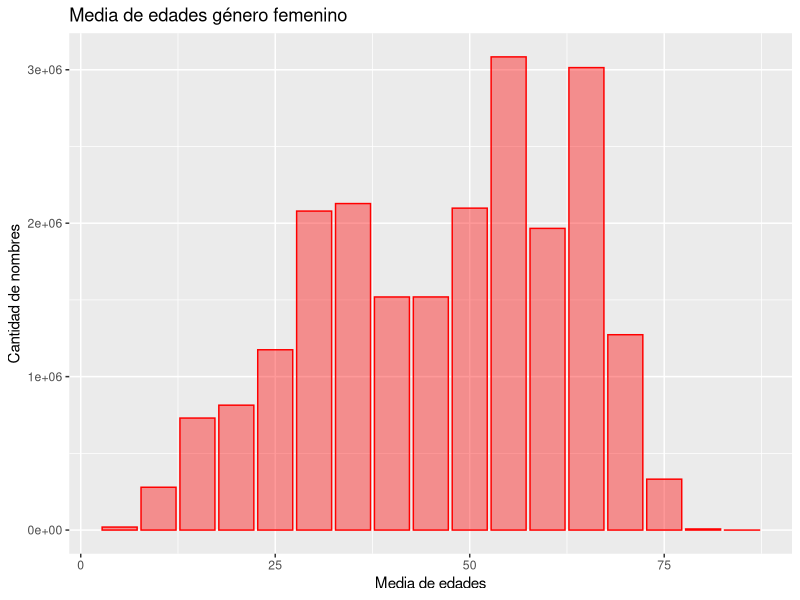
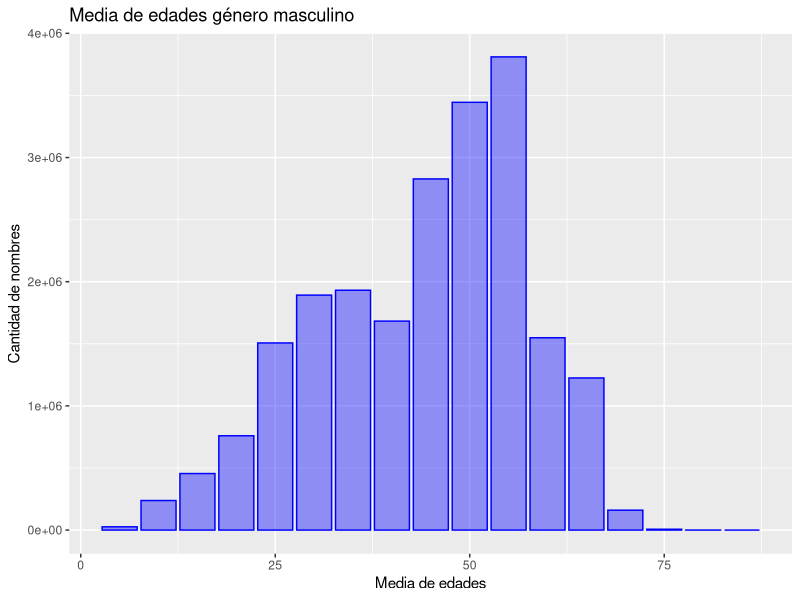
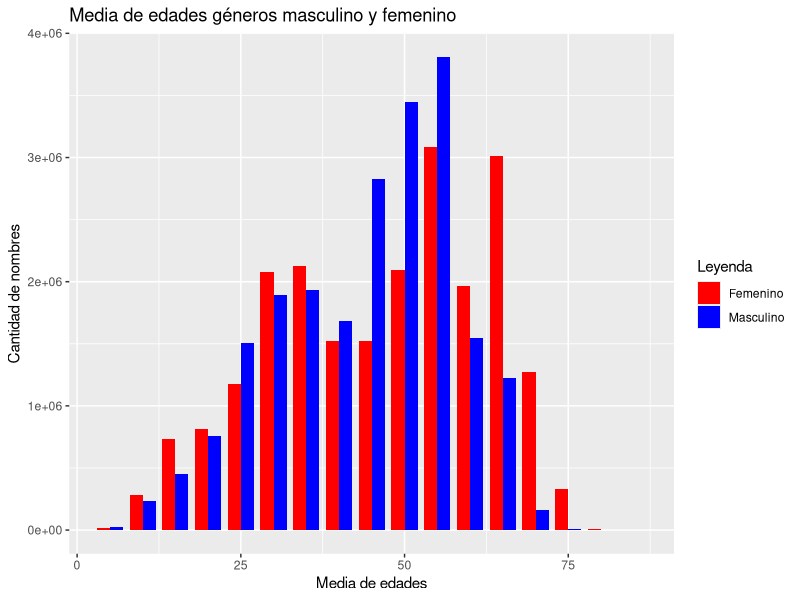
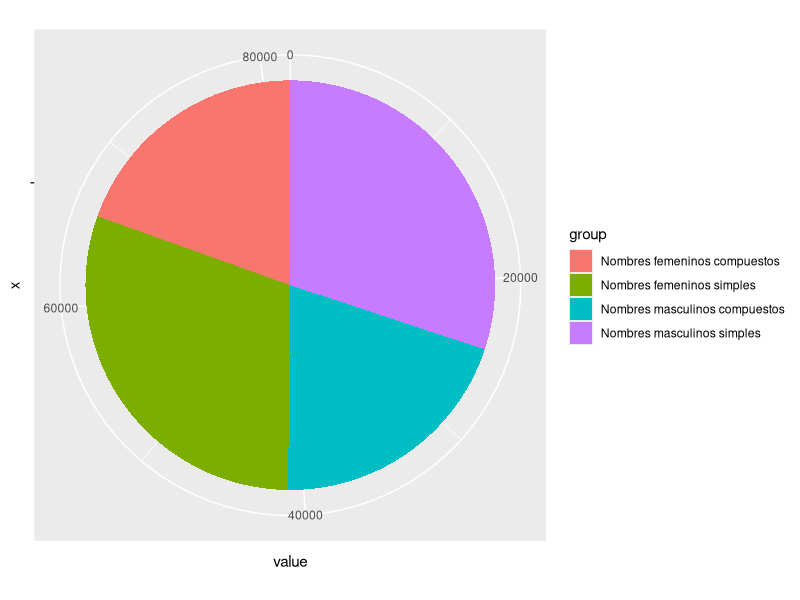
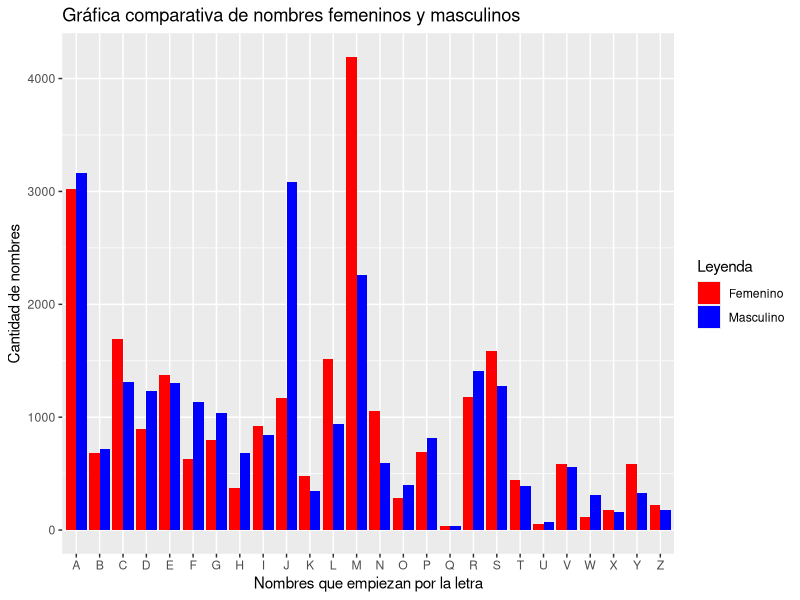
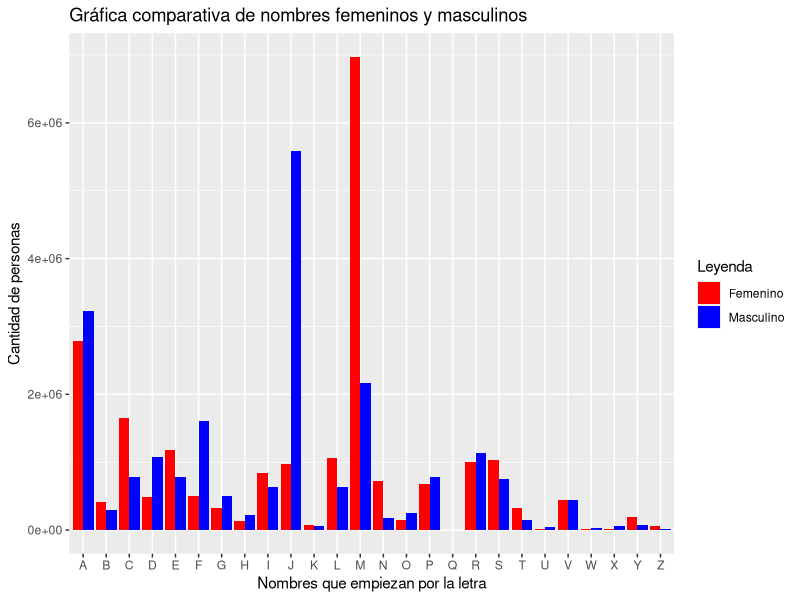

Recreate these plots in R, in order.
## ---- chunk 1
library(ggplot2)
library(knitr)
library(reshape2)
library(dplyr)

get_frecuency_range <- function(df, gender) {
  vector <- seq(5, 85, by=5)
  new_data_frame <- data.frame(mean_age = numeric(), female_count = numeric())
  
  for (index in seq_along(vector)) {
    new_data_frame <- rbind(new_data_frame, data.frame(
      gender = gender,
      mean_age = vector[index],
      frecuency = sum(df[df$mean_age >= (vector[index] - 5) & df$mean_age < vector[index], ]$frequency)))    
  }

  return (new_data_frame)
}

split_dataframe_name <- function (df, vec_sep) {
  df_struct <- data.frame(name <- character(), frequency <- numeric())
  df_split <- transform(df, names = colsplit(name, ' ', names = vec_sep))
  return (df_split)
}

join_dataframe_name <- function (df, vec_sep) {
  df_struct <- data.frame(name <- character(), frequency <- numeric())
  
  for (element in vec_sep) {
    column_name <- paste('names.', element, sep='')
    df_struct <- rbind(df_struct, data.frame(
      name=df[nchar(df[, column_name]) > 0, ][, column_name],
      frequency=df[nchar(df[, column_name]) > 0, ]$frequency))
  }
  return (df_struct)
}

group_dataframe_name <- function (df) {
  return (aggregate(df['frequency'], df['name'], FUN=sum))
}

count_ocurrency_letter <- function(df, letter) {
    return (nrow(df[grep(paste('^', letter, sep=''), df$name), ]))
}

sum_frequency_letter <- function(df, letter) {
    return (sum(df[grep(paste('^', letter, sep=''), df$name), ]$frequency))
}

format_number <- function (number) {
  return (format(number, digits=9, big.mark=" ", small.interval=3))
}

vector_sep <- seq(1, 3)

female_data <- read.csv('female_names.csv', header = TRUE)
male_data <- read.csv('male_names.csv', header = TRUE)

split_female_names <- split_dataframe_name(female_data, vector_sep)
split_male_names <- split_dataframe_name(male_data, vector_sep)

# Ejercicio 1.
# Simplemente sacamos la fila donde se encuentra la mayor frecuencia, para femenino y masculino
female_max <- female_data[which.max(female_data$frequency), ]
male_max <- male_data[which.max(male_data$frequency), ]

# Ejercicio 2.
# Ejecutamos la función get_frecuency_range, para separar el gráfico de 5 en 5
female_frequency_range <- get_frecuency_range(female_data, 'female')
male_frequency_range <- get_frecuency_range(male_data, 'male')
female_male_frequency_range <- rbind(female_frequency_range, male_frequency_range)

# Ejercicio 3.
# Ejecutaos nrow para los nombres 1, 2 y 3, al final sumamos los compuestos.
simple_female_names <- nrow(split_female_names[nchar(split_female_names$names.1) > 0, ])
composite_female_names_2 <- nrow(split_female_names[nchar(split_female_names$names.2) > 0, ])
composite_female_names_3 <- nrow(split_female_names[nchar(split_female_names$names.3) > 0, ])
total_female_compound_names <- composite_female_names_2 + composite_female_names_3

simple_male_names <- nrow(split_male_names[nchar(split_male_names$names.1) > 0, ])
composite_male_names_2 <- nrow(split_male_names[nchar(split_male_names$names.2) > 0, ])
composite_male_names_3 <- nrow(split_male_names[nchar(split_male_names$names.3) > 0, ])
total_male_compound_names <- composite_male_names_2 + composite_male_names_3

# Ejercicio 4.
# Se construye un dataframe con los valores calculados en el ejercicio 3.
simple_compound_names <- data.frame(group = c('Nombres femeninos simples', 'Nombres femeninos compuestos', 'Nombres masculinos simples', 'Nombres masculinos compuestos'), value = c(simple_female_names, total_female_compound_names, simple_male_names, total_male_compound_names))

# Ejercicio 5.
# Se crea un dataframe con el conteo de las letras para los nombres femeninos y masculinos
count_letters <- data.frame(letter <- character(), total_female <- numeric(), total_male <- numeric())
for (letter in LETTERS) {
    count_letters <- rbind(count_letters, data.frame(
        letter = letter,
        total_female = count_ocurrency_letter(female_data, letter),
        total_male = count_ocurrency_letter(male_data, letter)))
}
count_letters_revert <- melt(count_letters, id.vars = 'letter', value.name = 'total')

# Ejercicio 6.
# Al igual que el ejercicio 5 se realiza un dataframe y se itera por las letras y se van añadiendo los totales
sum_frequency <- data.frame(letter <- character(), total_female <- numeric(), total_male <- numeric())
for (letter in LETTERS) {
    sum_frequency <- rbind(sum_frequency, data.frame(
        letter = letter,
        total_female = sum_frequency_letter(female_data, letter),
        total_male = sum_frequency_letter(male_data, letter)))
}
sum_frequency_revert <- melt(sum_frequency, id.vars = 'letter', value.name = 'total')

# Ejercicio 7.
join_female_data <- join_dataframe_name(split_female_names, vector_sep)
join_male_data <- join_dataframe_name(split_male_names, vector_sep)

new_female_data <- group_dataframe_name(join_female_data)
new_male_data <- group_dataframe_name(join_male_data)

# Ejercicio 8.
# Organizamos en forma descendente por la frecuencia el nuevo set de datos e imprimimos hasta 10
female_top_10 <- head(new_female_data[order(-new_female_data$frequency), ], 10)
male_top_10 <- head(new_male_data[order(-new_male_data$frequency), ], 10)

# Ejercicio 9.
female_data$frequency5 <- trunc(female_data$frequency * pnorm(5, mean=female_data$mean_age, sd=(female_data$mean_age * .25)))
male_data$frequency5 <- trunc(male_data$frequency * pnorm(5, mean=male_data$mean_age, sd=(male_data$mean_age * .25)))

# Ejercicio 10.
total_maria <- sum(filter(female_data, grepl('MARIA', name) & frequency5 < 5)$frequency5)
total_pilar <- sum(filter(female_data, grepl('PILAR', name) & frequency5 < 5)$frequency5)
total_juan <- sum(filter(male_data, grepl('PILAR', name) & frequency5 < 5)$frequency5)
total_david <- sum(filter(male_data, grepl('DAVID', name) & frequency5 < 5)$frequency5)

names <- c('MARIA', 'PILAR', 'JUAN', 'DAVID')
total <- c(total_maria, total_pilar, total_juan, total_david)
frequency5 <- data.frame(names <- names, total <- total)
## ---- chunk 2
ggplot(data=female_frequency_range, aes(x=mean_age, y=frecuency)) +
  geom_histogram(stat='identity', alpha = .4, color = 'red', fill = 'red', position = 'dodge') +
  labs(title='Media de edades género femenino', x='Media de edades', y='Cantidad de nombres')
## ---- chunk 3
ggplot(data=male_frequency_range, aes(x=mean_age, y=frecuency)) +
  geom_histogram(stat='identity', alpha = .4, color = 'blue', fill = 'blue', position = 'dodge') +
  labs(title='Media de edades género masculino', x='Media de edades', y='Cantidad de nombres')
## ---- chunk 4
ggplot(female_male_frequency_range, aes(x=mean_age, y=frecuency, fill=gender)) +
  geom_bar(stat="identity", width=4, position = "dodge") +
  labs(title='Media de edades géneros masculino y femenino', x='Media de edades', y='Cantidad de nombres') +
  scale_fill_manual("Leyenda", values = c("female" = "red", "male" = "blue"), breaks=c("female", "male"), labels=c('Femenino', 'Masculino'))
## ---- chunk 5
ggplot(simple_compound_names, aes(x='', y=value, fill=group)) + 
  geom_bar(width = 1, stat = 'identity') +
  coord_polar("y", start=0)
## ---- chunk 6
ggplot(count_letters_revert, aes(x=letter, y=total, fill=variable)) +
  geom_bar(stat="identity", position = "dodge") +
  labs(title='Gráfica comparativa de nombres femeninos y masculinos', x='Nombres que empiezan por la letra', y='Cantidad de nombres') +
  scale_fill_manual("Leyenda", values = c("total_female" = "red", "total_male" = "blue"), breaks=c("total_female", "total_male"), labels=c('Femenino', 'Masculino'))
## ---- chunk 7
ggplot(sum_frequency_revert, aes(x=letter, y=total, fill=variable)) +
  geom_bar(stat="identity", position = "dodge") +
  labs(title='Gráfica comparativa de nombres femeninos y masculinos', x='Nombres que empiezan por la letra', y='Cantidad de personas') +
  scale_fill_manual("Leyenda", values = c("total_female" = "red", "total_male" = "blue"), breaks=c("total_female", "total_male"), labels=c('Femenino', 'Masculino'))
